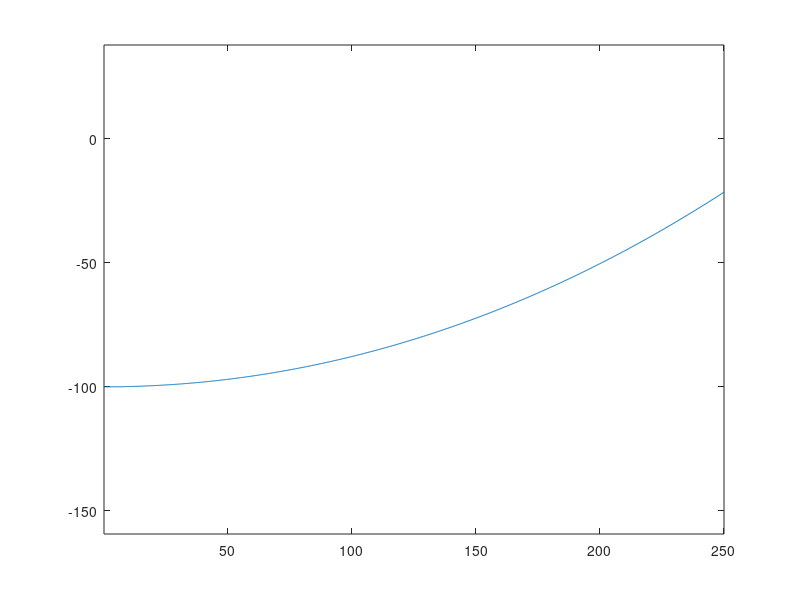
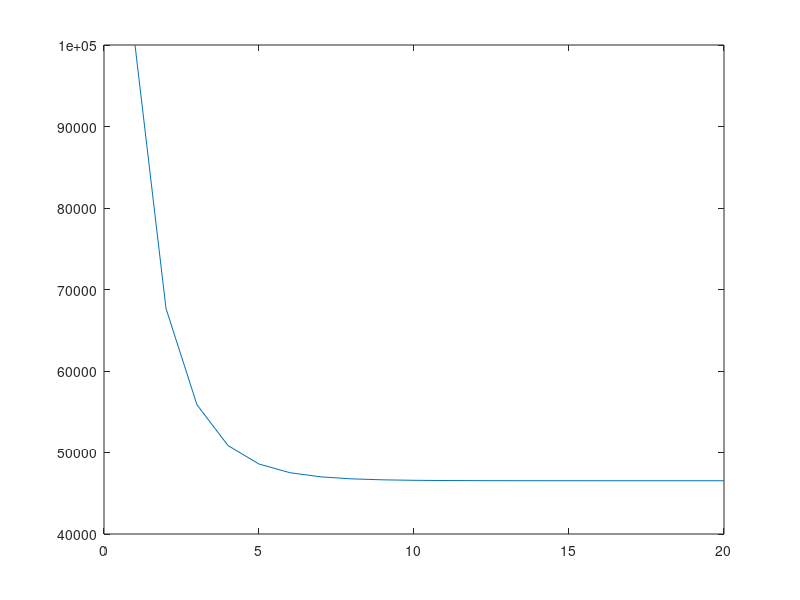

Write MATLAB code to recreate these figures, in order.
clear all

d = 100; % Depth
w = 113.35; % Specific weight
b = 0; % Angle initial
z_att = -21.5; % Attachment point
R = 17.5; % Platform radius
X = 250 % Horizontal length of line

Thi(1) = 1e5;

for i = 2:20
%  Thi(i) = (z_att+d)*w / (cosh(w/Thi(i-1)*X)-1);
  Thi(i) = w * X * 1/acosh((z_att+Thi(i-1)/w+d)*w/Thi(i-1));
end

Th = Thi(end) % Tension horizontal
L = Th/w * sinh(w/Th*X)  % Chain length

x = linspace(0,X,1000);
% z = -d + (Th/w * cosh( w/Th.*x + asinh(tan(b))) - Th/w*sqrt(1+tan(b)^2));
z = Th/w * (cosh(w/Th.*x) -1) - d;

ATT = z(end) % Attachment point

figure()
plot(x,z)
axis equal

figure()
plot(1:20, Thi)

A1 = (X+R)*[cos(2*pi/3) sin(2*pi/3)]
A2 = (X+R)*[cos(4*pi/3) sin(4*pi/3)]
A3 = (X+R)*[1 0]

F1 = R*[cos(2*pi/3) sin(2*pi/3)]
F2 = R*[cos(4*pi/3) sin(4*pi/3)]
F3 = R*[1 0]

